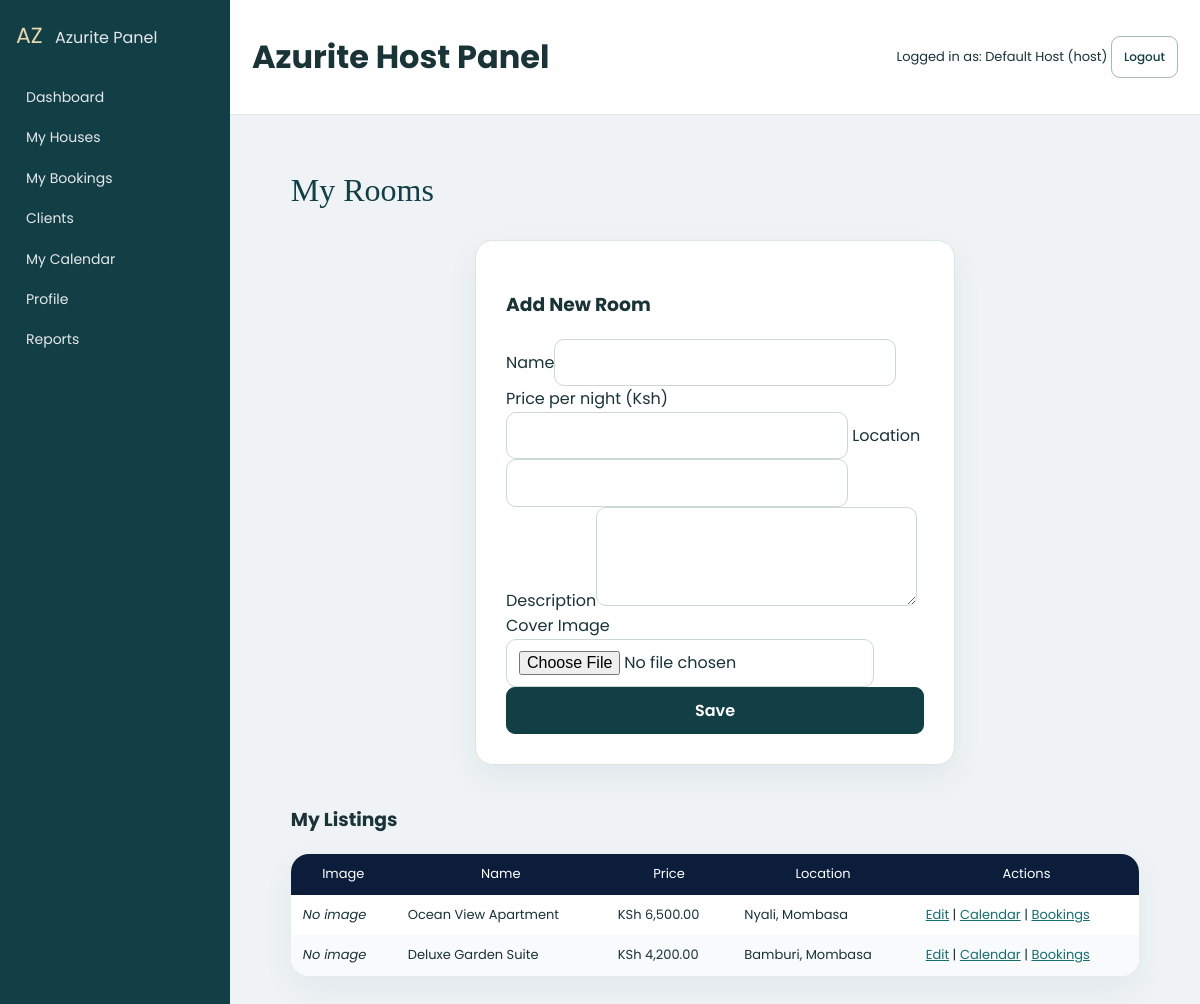
/public/host/rooms.php (signed in), run on the app's committed database.
### tables this page shows
CREATE TABLE rooms (
  id INT AUTO_INCREMENT PRIMARY KEY,
  category_id INT NULL,
  owner_id INT NULL,
  name VARCHAR(150) NOT NULL,
  price_ksh DECIMAL(10,2) NOT NULL,
  cover_image VARCHAR(255),
  location_text VARCHAR(150),
  description TEXT,
  is_active TINYINT(1) NOT NULL DEFAULT 1,
  created_at DATETIME DEFAULT CURRENT_TIMESTAMP,
  FOREIGN KEY (category_id) REFERENCES room_categories(id),
  FOREIGN KEY (owner_id) REFERENCES users(id)
);

### includes/helpers.php (called while the page is built, shortened)
<?php
function e($str) {
    return htmlspecialchars((string)($str ?? ''), ENT_QUOTES | ENT_SUBSTITUTE, 'UTF-8');
}
function format_ksh($amount) {
    return 'KSh ' . number_format((float)$amount, 2);
}

### public/host/rooms.php (the view, shortened to what this page needs)
<?php
require_once __DIR__ . '/../../includes/db.php';
require_once __DIR__ . '/../../includes/helpers.php';
$hostId = $_SESSION['user']['id'];
$stmt = $pdo->prepare("SELECT * FROM rooms WHERE owner_id = :h ORDER BY created_at DESC");
$stmt->execute([':h'=>$hostId]);
$rooms = $stmt->fetchAll(PDO::FETCH_ASSOC);
include __DIR__ . '/../../includes/host_header.php';
?>
<div class="section-heading">
  <h2>My Rooms</h2>
</div>
<div class="form-card">
  <h3>Add New Room</h3>
  <form method="post" enctype="multipart/form-data">
    <label>Name</label><input type="text" name="name" required>
    <label>Price per night (Ksh)</label><input type="number" name="price" required>
    <label>Location</label><input type="text" name="location">
    <label>Description</label><textarea name="description" rows="3"></textarea>
    <label>Cover Image</label><input type="file" name="cover">
    <button class="btn-primary" style="width:100%;">Save</button>
  </form>
</div>
<h3 style="margin-top:30px;">My Listings</h3>
<table class="table">
  <thead>
    <tr>
      <th>Image</th><th>Name</th><th>Price</th><th>Location</th><th>Actions</th>
    </tr>
  </thead>
  <tbody>
  <?php foreach ($rooms as $r): ?>
    <tr>
      <td>
        <?php if ($r['cover_image']): ?>
          <img src="../uploads/room_photos/<?php echo e($r['cover_image']); ?>" width="70" style="border-radius:8px;">
        <?php else: ?>
          <em>No image</em>
        <?php endif; ?>
      </td>
      <td><?php echo e($r['name']); ?></td>
      <td><?php echo format_ksh($r['price_ksh']); ?></td>
      <td><?php echo e($r['location_text']); ?></td>
      <td>
        <a href="room_edit.php?id=<?php echo (int)$r['id']; ?>">Edit</a> |
        <a href="calendar.php?room_id=<?php echo (int)$r['id']; ?>">Calendar</a> |
        <a href="bookings.php?room_id=<?php echo (int)$r['id']; ?>">Bookings</a>
      </td>
    </tr>
  <?php endforeach; ?>
  </tbody>
</table>

### public/assets/css/style.css (style rules this page uses)
body { font-family: "Poppins", sans-serif !important; color: #444444; width: 100%; height: calc(100%); overflow-x: hidden; background: #eff3f6 !important; }
a { color: #1977cc; }
.btn-primary { background-color: #1e245a; border: 1px solid #1e245a; color: #ffffff; }
th { font-weight: 400 !important; }

### public/assets/css/modern.css (style rules this page uses)
:root { --az-primary:#0B1D3A; --az-primary-soft:#1C6DD0; --az-bg:#f5f7fb; --az-card-bg:#ffffff; --az-muted:#6b7280; --az-radius:18px; --az-shadow:0 18px 40px rgba(15,23,42,.18); }
body { font-family:'Poppins',system-ui,-apple-system,Segoe UI,Roboto,sans-serif; background:linear-gradient(135deg,#f5f7fb,#ecf2ff); color:#111827; }
.btn-primary { display:inline-flex; align-items:center; justify-content:center; padding:10px 20px; border-radius:999px; border:none; background:linear-gradient(135deg,#1C6DD0,#0B1D3A); color:#ffffff; font-weight:600; box-shadow:var(--az-shadow); cursor:pointer; text-decoration:none; }
.section-heading { display:flex; justify-content:space-between; align-items:center; margin:24px 0 14px; }
.section-heading h2 { margin:0; font-size:22px; }
.form-card { max-width:480px; margin:24px auto 40px; padding:22px 22px 26px; border-radius:22px; background:rgba(255,255,255,.96); box-shadow:var(--az-shadow); }
.table { width:100%; border-collapse:separate; border-spacing:0; margin:16px 0 32px; border-radius:18px; overflow:hidden; box-shadow:var(--az-shadow); background:#fff; }
.table th, .table td { padding:10px 12px; font-size:13px; }
.table thead { background:#0B1D3A; color:#fff; }
.table tbody tr:nth-child(even) { background:#f9fafb; }
.admin-body { background:linear-gradient(135deg,#e5ecff,#f8fafc); }

### public/assets/css/polish.css (style rules this page uses)
:root { --az-primary:#123f46; --az-primary-soft:#1d7377; --az-bg:#f7f8f4; --az-muted:#637373; --az-shadow:0 12px 30px #163b4010 }
* { box-sizing:border-box }
body { margin:0; background:#f7f8f4; color:#193337; font-family:Inter,Segoe UI,system-ui,sans-serif; line-height:1.6 }
a { color:#176d70 }
button,input,select,textarea { font:inherit }
input:not([type=checkbox]):not([type=hidden]),select,textarea { max-width:100%; min-height:44px; border:1px solid #cbd8d4; border-radius:10px; padding:10px 12px; background:#fff }
button,.btn-primary,.btn-outline { min-height:42px }
button { cursor:pointer }
.btn-primary,.search-btn { background:#123f46; color:white; border:1px solid #123f46; border-radius:9px; box-shadow:none }
.section-heading { margin:32px 0 22px }
.section-heading h2 { font-family:Georgia,serif; font-size:32px; font-weight:500; color:#123f46 }
.form-card { border:1px solid #dce6df; border-radius:18px; box-shadow:var(--az-shadow); padding:30px; background:#fff }
table { max-width:100% }
.admin-body { background:#f7f8f4 }

### data on the page
rooms: shows "No image", name "Ocean View Apartment", price_ksh "KSh 6,500.00", location_text "Nyali, Mombasa"
rooms: shows "No image", name "Deluxe Garden Suite", price_ksh "KSh 4,200.00", location_text "Bamburi, Mombasa"

### other printed values
$host['full_name'] "Default Host"
$host['role'] "host"
